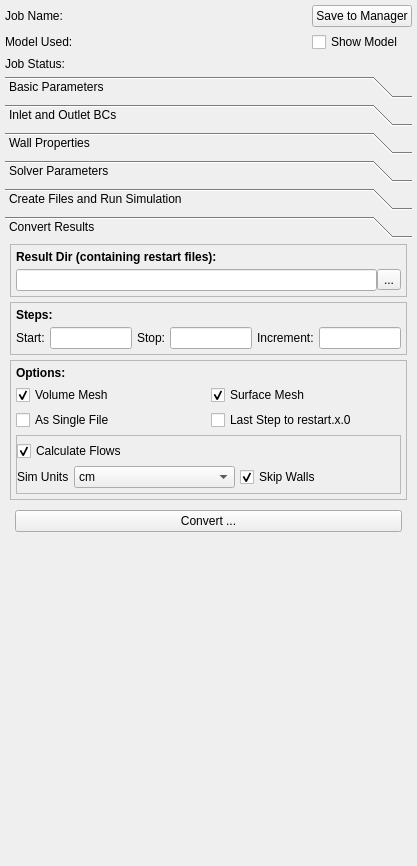
<?xml version="1.0" encoding="UTF-8"?>
<ui version="4.0">
 <class>svSimulationView</class>
 <widget class="QWidget" name="svSimulationView">
  <property name="geometry">
   <rect>
    <x>0</x>
    <y>0</y>
    <width>417</width>
    <height>866</height>
   </rect>
  </property>
  <property name="sizePolicy">
   <sizepolicy hsizetype="Preferred" vsizetype="Preferred">
    <horstretch>0</horstretch>
    <verstretch>0</verstretch>
   </sizepolicy>
  </property>
  <property name="windowTitle">
   <string>Form</string>
  </property>
  <layout class="QVBoxLayout" name="verticalLayout">
   <property name="spacing">
    <number>0</number>
   </property>
   <property name="leftMargin">
    <number>5</number>
   </property>
   <property name="topMargin">
    <number>5</number>
   </property>
   <property name="rightMargin">
    <number>5</number>
   </property>
   <property name="bottomMargin">
    <number>0</number>
   </property>
   <item>
    <widget class="QWidget" name="widgetTop" native="true">
     <layout class="QGridLayout" name="gridLayout_6">
      <property name="leftMargin">
       <number>0</number>
      </property>
      <property name="topMargin">
       <number>0</number>
      </property>
      <property name="rightMargin">
       <number>0</number>
      </property>
      <property name="bottomMargin">
       <number>5</number>
      </property>
      <property name="spacing">
       <number>5</number>
      </property>
      <item row="2" column="0">
       <widget class="QLabel" name="label_4">
        <property name="sizePolicy">
         <sizepolicy hsizetype="Fixed" vsizetype="Preferred">
          <horstretch>0</horstretch>
          <verstretch>0</verstretch>
         </sizepolicy>
        </property>
        <property name="text">
         <string>Job Status:</string>
        </property>
       </widget>
      </item>
      <item row="0" column="1">
       <widget class="QLabel" name="labelJobName">
        <property name="text">
         <string/>
        </property>
       </widget>
      </item>
      <item row="1" column="0">
       <widget class="QLabel" name="label_2">
        <property name="text">
         <string>Model Used:</string>
        </property>
       </widget>
      </item>
      <item row="0" column="0">
       <widget class="QLabel" name="label">
        <property name="sizePolicy">
         <sizepolicy hsizetype="Fixed" vsizetype="Preferred">
          <horstretch>0</horstretch>
          <verstretch>0</verstretch>
         </sizepolicy>
        </property>
        <property name="layoutDirection">
         <enum>Qt::LeftToRight</enum>
        </property>
        <property name="text">
         <string>Job Name:</string>
        </property>
       </widget>
      </item>
      <item row="1" column="1">
       <widget class="QLabel" name="labelModelName">
        <property name="text">
         <string/>
        </property>
       </widget>
      </item>
      <item row="0" column="2">
       <widget class="QPushButton" name="btnSave">
        <property name="sizePolicy">
         <sizepolicy hsizetype="Fixed" vsizetype="Fixed">
          <horstretch>0</horstretch>
          <verstretch>0</verstretch>
         </sizepolicy>
        </property>
        <property name="text">
         <string>Save to Manager</string>
        </property>
       </widget>
      </item>
      <item row="2" column="1" colspan="2">
       <widget class="QLabel" name="labelJobStatus">
        <property name="text">
         <string/>
        </property>
       </widget>
      </item>
      <item row="1" column="2">
       <widget class="QCheckBox" name="checkBoxShowModel">
        <property name="sizePolicy">
         <sizepolicy hsizetype="Fixed" vsizetype="Fixed">
          <horstretch>0</horstretch>
          <verstretch>0</verstretch>
         </sizepolicy>
        </property>
        <property name="text">
         <string>Show Model</string>
        </property>
       </widget>
      </item>
     </layout>
    </widget>
   </item>
   <item>
    <widget class="QWidget" name="widget_2" native="true">
     <layout class="QVBoxLayout" name="verticalLayout_2">
      <property name="spacing">
       <number>5</number>
      </property>
      <property name="leftMargin">
       <number>0</number>
      </property>
      <property name="topMargin">
       <number>0</number>
      </property>
      <property name="rightMargin">
       <number>0</number>
      </property>
      <property name="bottomMargin">
       <number>0</number>
      </property>
      <item>
       <widget class="QToolBox" name="toolBox">
        <property name="currentIndex">
         <number>5</number>
        </property>
        <widget class="QWidget" name="page">
         <property name="geometry">
          <rect>
           <x>0</x>
           <y>0</y>
           <width>407</width>
           <height>594</height>
          </rect>
         </property>
         <attribute name="label">
          <string>Basic Parameters</string>
         </attribute>
         <layout class="QVBoxLayout" name="verticalLayout_7">
          <property name="spacing">
           <number>5</number>
          </property>
          <property name="leftMargin">
           <number>5</number>
          </property>
          <property name="topMargin">
           <number>0</number>
          </property>
          <property name="rightMargin">
           <number>5</number>
          </property>
          <property name="bottomMargin">
           <number>5</number>
          </property>
          <item>
           <widget class="QTableView" name="tableViewBasic">
            <property name="selectionBehavior">
             <enum>QAbstractItemView::SelectRows</enum>
            </property>
           </widget>
          </item>
         </layout>
        </widget>
        <widget class="QWidget" name="page_2">
         <property name="geometry">
          <rect>
           <x>0</x>
           <y>0</y>
           <width>407</width>
           <height>594</height>
          </rect>
         </property>
         <attribute name="label">
          <string>Inlet and Outlet BCs</string>
         </attribute>
         <layout class="QVBoxLayout" name="verticalLayout_8">
          <property name="spacing">
           <number>5</number>
          </property>
          <property name="leftMargin">
           <number>5</number>
          </property>
          <property name="topMargin">
           <number>0</number>
          </property>
          <property name="rightMargin">
           <number>5</number>
          </property>
          <property name="bottomMargin">
           <number>5</number>
          </property>
          <item>
           <widget class="QWidget" name="widget_6" native="true">
            <layout class="QVBoxLayout" name="verticalLayout_9">
             <property name="spacing">
              <number>5</number>
             </property>
             <property name="leftMargin">
              <number>0</number>
             </property>
             <property name="topMargin">
              <number>0</number>
             </property>
             <property name="rightMargin">
              <number>0</number>
             </property>
             <property name="bottomMargin">
              <number>0</number>
             </property>
             <item>
              <widget class="QTableView" name="tableViewCap">
               <property name="contextMenuPolicy">
                <enum>Qt::CustomContextMenu</enum>
               </property>
               <property name="selectionBehavior">
                <enum>QAbstractItemView::SelectRows</enum>
               </property>
               <property name="sortingEnabled">
                <bool>true</bool>
               </property>
              </widget>
             </item>
            </layout>
           </widget>
          </item>
         </layout>
        </widget>
        <widget class="QWidget" name="page_3">
         <property name="geometry">
          <rect>
           <x>0</x>
           <y>0</y>
           <width>407</width>
           <height>594</height>
          </rect>
         </property>
         <attribute name="label">
          <string>Wall Properties</string>
         </attribute>
         <layout class="QVBoxLayout" name="verticalLayout_3">
          <property name="spacing">
           <number>5</number>
          </property>
          <property name="leftMargin">
           <number>0</number>
          </property>
          <property name="topMargin">
           <number>0</number>
          </property>
          <property name="rightMargin">
           <number>0</number>
          </property>
          <property name="bottomMargin">
           <number>0</number>
          </property>
          <item>
           <widget class="QWidget" name="widget_4" native="true">
            <layout class="QVBoxLayout" name="verticalLayout_4">
             <property name="spacing">
              <number>5</number>
             </property>
             <property name="leftMargin">
              <number>5</number>
             </property>
             <property name="topMargin">
              <number>0</number>
             </property>
             <property name="rightMargin">
              <number>5</number>
             </property>
             <property name="bottomMargin">
              <number>5</number>
             </property>
             <item>
              <widget class="QWidget" name="widget_5" native="true">
               <property name="sizePolicy">
                <sizepolicy hsizetype="Preferred" vsizetype="Preferred">
                 <horstretch>0</horstretch>
                 <verstretch>0</verstretch>
                </sizepolicy>
               </property>
               <layout class="QHBoxLayout" name="horizontalLayout_2">
                <property name="spacing">
                 <number>5</number>
                </property>
                <property name="leftMargin">
                 <number>0</number>
                </property>
                <property name="topMargin">
                 <number>0</number>
                </property>
                <property name="rightMargin">
                 <number>0</number>
                </property>
                <property name="bottomMargin">
                 <number>0</number>
                </property>
                <item>
                 <widget class="QLabel" name="label_3">
                  <property name="sizePolicy">
                   <sizepolicy hsizetype="Fixed" vsizetype="Preferred">
                    <horstretch>0</horstretch>
                    <verstretch>0</verstretch>
                   </sizepolicy>
                  </property>
                  <property name="text">
                   <string>Type: </string>
                  </property>
                 </widget>
                </item>
                <item>
                 <widget class="QComboBox" name="comboBoxWallType">
                  <item>
                   <property name="text">
                    <string>Rigid</string>
                   </property>
                  </item>
                  <item>
                   <property name="text">
                    <string>Deformable(Constant)</string>
                   </property>
                  </item>
                  <item>
                   <property name="text">
                    <string>Deformable(Variable)</string>
                   </property>
                  </item>
                 </widget>
                </item>
               </layout>
              </widget>
             </item>
             <item>
              <widget class="QWidget" name="widgetConstant" native="true">
               <property name="sizePolicy">
                <sizepolicy hsizetype="Preferred" vsizetype="Fixed">
                 <horstretch>0</horstretch>
                 <verstretch>0</verstretch>
                </sizepolicy>
               </property>
               <layout class="QVBoxLayout" name="verticalLayout_5">
                <property name="spacing">
                 <number>5</number>
                </property>
                <property name="leftMargin">
                 <number>0</number>
                </property>
                <property name="topMargin">
                 <number>0</number>
                </property>
                <property name="rightMargin">
                 <number>0</number>
                </property>
                <property name="bottomMargin">
                 <number>0</number>
                </property>
                <item>
                 <widget class="QWidget" name="widgetThicknessE" native="true">
                  <layout class="QHBoxLayout" name="horizontalLayout_3">
                   <property name="spacing">
                    <number>5</number>
                   </property>
                   <property name="leftMargin">
                    <number>0</number>
                   </property>
                   <property name="topMargin">
                    <number>0</number>
                   </property>
                   <property name="rightMargin">
                    <number>0</number>
                   </property>
                   <property name="bottomMargin">
                    <number>0</number>
                   </property>
                   <item>
                    <widget class="QLabel" name="label_5">
                     <property name="text">
                      <string>Thickness:</string>
                     </property>
                    </widget>
                   </item>
                   <item>
                    <widget class="QLineEdit" name="lineEditThickness"/>
                   </item>
                   <item>
                    <widget class="QLabel" name="label_6">
                     <property name="text">
                      <string>Elastic Modulus:</string>
                     </property>
                    </widget>
                   </item>
                   <item>
                    <widget class="QLineEdit" name="lineEditE"/>
                   </item>
                  </layout>
                 </widget>
                </item>
                <item>
                 <widget class="QWidget" name="widget_8" native="true">
                  <layout class="QHBoxLayout" name="horizontalLayout_4">
                   <property name="spacing">
                    <number>5</number>
                   </property>
                   <property name="leftMargin">
                    <number>0</number>
                   </property>
                   <property name="topMargin">
                    <number>0</number>
                   </property>
                   <property name="rightMargin">
                    <number>0</number>
                   </property>
                   <property name="bottomMargin">
                    <number>0</number>
                   </property>
                   <item>
                    <widget class="QLabel" name="label_7">
                     <property name="text">
                      <string>Poisson Ratio:</string>
                     </property>
                    </widget>
                   </item>
                   <item>
                    <widget class="QLineEdit" name="lineEditNu">
                     <property name="text">
                      <string>0.5</string>
                     </property>
                    </widget>
                   </item>
                   <item>
                    <widget class="QLabel" name="label_8">
                     <property name="text">
                      <string>Shear Constant:</string>
                     </property>
                    </widget>
                   </item>
                   <item>
                    <widget class="QLineEdit" name="lineEditKcons">
                     <property name="text">
                      <string>0.833333</string>
                     </property>
                    </widget>
                   </item>
                  </layout>
                  <zorder>lineEditNu</zorder>
                  <zorder>label_7</zorder>
                  <zorder>label_8</zorder>
                  <zorder>lineEditKcons</zorder>
                 </widget>
                </item>
                <item>
                 <widget class="QWidget" name="widget_9" native="true">
                  <layout class="QHBoxLayout" name="horizontalLayout_5">
                   <property name="spacing">
                    <number>5</number>
                   </property>
                   <property name="leftMargin">
                    <number>0</number>
                   </property>
                   <property name="topMargin">
                    <number>0</number>
                   </property>
                   <property name="rightMargin">
                    <number>0</number>
                   </property>
                   <property name="bottomMargin">
                    <number>0</number>
                   </property>
                   <item>
                    <widget class="QLabel" name="label_19">
                     <property name="text">
                      <string>Density:</string>
                     </property>
                    </widget>
                   </item>
                   <item>
                    <widget class="QLineEdit" name="lineEditWallDensity"/>
                   </item>
                   <item>
                    <widget class="QLabel" name="label_9">
                     <property name="text">
                      <string>Pressure:</string>
                     </property>
                    </widget>
                   </item>
                   <item>
                    <widget class="QLineEdit" name="lineEditPressure"/>
                   </item>
                  </layout>
                 </widget>
                </item>
               </layout>
              </widget>
             </item>
             <item>
              <widget class="QWidget" name="widget_10" native="true">
               <layout class="QHBoxLayout" name="horizontalLayout_6">
                <property name="spacing">
                 <number>0</number>
                </property>
                <property name="leftMargin">
                 <number>0</number>
                </property>
                <property name="topMargin">
                 <number>0</number>
                </property>
                <property name="rightMargin">
                 <number>0</number>
                </property>
                <property name="bottomMargin">
                 <number>0</number>
                </property>
                <item>
                 <widget class="QWidget" name="widgetVariable" native="true">
                  <layout class="QVBoxLayout" name="verticalLayout_6">
                   <property name="spacing">
                    <number>0</number>
                   </property>
                   <property name="leftMargin">
                    <number>0</number>
                   </property>
                   <property name="topMargin">
                    <number>5</number>
                   </property>
                   <property name="rightMargin">
                    <number>0</number>
                   </property>
                   <property name="bottomMargin">
                    <number>0</number>
                   </property>
                   <item>
                    <widget class="QLabel" name="label_10">
                     <property name="text">
                      <string>Variable Properties:</string>
                     </property>
                    </widget>
                   </item>
                   <item>
                    <widget class="QTableView" name="tableViewVar">
                     <property name="contextMenuPolicy">
                      <enum>Qt::CustomContextMenu</enum>
                     </property>
                     <property name="selectionBehavior">
                      <enum>QAbstractItemView::SelectRows</enum>
                     </property>
                     <property name="sortingEnabled">
                      <bool>true</bool>
                     </property>
                    </widget>
                   </item>
                  </layout>
                 </widget>
                </item>
                <item>
                 <spacer name="verticalSpacer">
                  <property name="orientation">
                   <enum>Qt::Vertical</enum>
                  </property>
                  <property name="sizeType">
                   <enum>QSizePolicy::Expanding</enum>
                  </property>
                  <property name="sizeHint" stdset="0">
                   <size>
                    <width>0</width>
                    <height>459</height>
                   </size>
                  </property>
                 </spacer>
                </item>
               </layout>
              </widget>
             </item>
            </layout>
           </widget>
          </item>
         </layout>
        </widget>
        <widget class="QWidget" name="page_4">
         <property name="geometry">
          <rect>
           <x>0</x>
           <y>0</y>
           <width>407</width>
           <height>594</height>
          </rect>
         </property>
         <attribute name="label">
          <string>Solver Parameters</string>
         </attribute>
         <layout class="QVBoxLayout" name="verticalLayout_10">
          <property name="spacing">
           <number>5</number>
          </property>
          <property name="leftMargin">
           <number>5</number>
          </property>
          <property name="topMargin">
           <number>0</number>
          </property>
          <property name="rightMargin">
           <number>5</number>
          </property>
          <property name="bottomMargin">
           <number>5</number>
          </property>
          <item>
           <widget class="QTableView" name="tableViewSolver">
            <property name="selectionBehavior">
             <enum>QAbstractItemView::SelectRows</enum>
            </property>
           </widget>
          </item>
         </layout>
        </widget>
        <widget class="QWidget" name="page_5">
         <property name="geometry">
          <rect>
           <x>0</x>
           <y>0</y>
           <width>407</width>
           <height>594</height>
          </rect>
         </property>
         <attribute name="label">
          <string>Create Files and Run Simulation</string>
         </attribute>
         <layout class="QVBoxLayout" name="verticalLayout_11">
          <property name="spacing">
           <number>5</number>
          </property>
          <property name="leftMargin">
           <number>5</number>
          </property>
          <property name="topMargin">
           <number>0</number>
          </property>
          <property name="rightMargin">
           <number>5</number>
          </property>
          <property name="bottomMargin">
           <number>5</number>
          </property>
          <item>
           <widget class="QWidget" name="widget_7" native="true">
            <layout class="QVBoxLayout" name="verticalLayout_12">
             <property name="spacing">
              <number>5</number>
             </property>
             <property name="leftMargin">
              <number>0</number>
             </property>
             <property name="topMargin">
              <number>0</number>
             </property>
             <property name="rightMargin">
              <number>0</number>
             </property>
             <property name="bottomMargin">
              <number>0</number>
             </property>
             <item>
              <widget class="QWidget" name="widgetRun" native="true">
               <layout class="QGridLayout" name="gridLayout">
                <property name="leftMargin">
                 <number>0</number>
                </property>
                <property name="topMargin">
                 <number>0</number>
                </property>
                <property name="rightMargin">
                 <number>0</number>
                </property>
                <property name="bottomMargin">
                 <number>0</number>
                </property>
                <property name="spacing">
                 <number>5</number>
                </property>
                <item row="2" column="0" colspan="3">
                 <widget class="QPushButton" name="btnImportFiles">
                  <property name="text">
                   <string>Import Extra Files (Optional) ...</string>
                  </property>
                 </widget>
                </item>
                <item row="4" column="0">
                 <widget class="QLabel" name="label_12">
                  <property name="text">
                   <string>Starting Step Number:</string>
                  </property>
                 </widget>
                </item>
                <item row="7" column="0" colspan="3">
                 <widget class="QPushButton" name="btnRunJob">
                  <property name="text">
                   <string>Run Simulation</string>
                  </property>
                 </widget>
                </item>
                <item row="3" column="0">
                 <widget class="QLabel" name="label_11">
                  <property name="text">
                   <string>Number of Processes:</string>
                  </property>
                 </widget>
                </item>
                <item row="4" column="2">
                 <widget class="QLineEdit" name="lineEditStartStepNum">
                  <property name="text">
                   <string/>
                  </property>
                 </widget>
                </item>
                <item row="1" column="0" colspan="3">
                 <widget class="QPushButton" name="btnCreateAllFiles">
                  <property name="text">
                   <string>Create Data Files for Simulation</string>
                  </property>
                 </widget>
                </item>
                <item row="3" column="2">
                 <widget class="ctkSliderWidget" name="sliderNumProcs" native="true">
                  <property name="decimals" stdset="0">
                   <number>0</number>
                  </property>
                  <property name="pageStep" stdset="0">
                   <double>40.000000000000000</double>
                  </property>
                  <property name="minimum" stdset="0">
                   <double>1.000000000000000</double>
                  </property>
                  <property name="maximum" stdset="0">
                   <double>64.000000000000000</double>
                  </property>
                 </widget>
                </item>
                <item row="0" column="0" colspan="3">
                 <widget class="QWidget" name="widget_15" native="true">
                  <layout class="QHBoxLayout" name="horizontalLayout_7">
                   <property name="spacing">
                    <number>5</number>
                   </property>
                   <property name="leftMargin">
                    <number>0</number>
                   </property>
                   <property name="topMargin">
                    <number>0</number>
                   </property>
                   <property name="rightMargin">
                    <number>0</number>
                   </property>
                   <property name="bottomMargin">
                    <number>0</number>
                   </property>
                   <item>
                    <widget class="QLabel" name="label_18">
                     <property name="sizePolicy">
                      <sizepolicy hsizetype="Fixed" vsizetype="Preferred">
                       <horstretch>0</horstretch>
                       <verstretch>0</verstretch>
                      </sizepolicy>
                     </property>
                     <property name="text">
                      <string>Choose Mesh: </string>
                     </property>
                    </widget>
                   </item>
                   <item>
                    <widget class="QComboBox" name="comboBoxMeshName"/>
                   </item>
                  </layout>
                 </widget>
                </item>
               </layout>
              </widget>
             </item>
             <item>
              <spacer name="verticalSpacer_2">
               <property name="orientation">
                <enum>Qt::Vertical</enum>
               </property>
               <property name="sizeHint" stdset="0">
                <size>
                 <width>20</width>
                 <height>40</height>
                </size>
               </property>
              </spacer>
             </item>
            </layout>
           </widget>
          </item>
         </layout>
        </widget>
        <widget class="QWidget" name="page_6">
         <property name="geometry">
          <rect>
           <x>0</x>
           <y>0</y>
           <width>407</width>
           <height>594</height>
          </rect>
         </property>
         <attribute name="label">
          <string>Convert Results</string>
         </attribute>
         <layout class="QVBoxLayout" name="verticalLayout_13">
          <property name="spacing">
           <number>5</number>
          </property>
          <property name="leftMargin">
           <number>5</number>
          </property>
          <property name="topMargin">
           <number>0</number>
          </property>
          <property name="rightMargin">
           <number>5</number>
          </property>
          <property name="bottomMargin">
           <number>5</number>
          </property>
          <item>
           <widget class="QWidget" name="widget_11" native="true">
            <layout class="QVBoxLayout" name="verticalLayout_14">
             <property name="spacing">
              <number>5</number>
             </property>
             <property name="leftMargin">
              <number>0</number>
             </property>
             <property name="topMargin">
              <number>0</number>
             </property>
             <property name="rightMargin">
              <number>0</number>
             </property>
             <property name="bottomMargin">
              <number>0</number>
             </property>
             <item>
              <widget class="QFrame" name="frame_2">
               <property name="frameShape">
                <enum>QFrame::StyledPanel</enum>
               </property>
               <property name="frameShadow">
                <enum>QFrame::Raised</enum>
               </property>
               <layout class="QVBoxLayout" name="verticalLayout_16">
                <property name="spacing">
                 <number>5</number>
                </property>
                <property name="leftMargin">
                 <number>5</number>
                </property>
                <property name="topMargin">
                 <number>5</number>
                </property>
                <property name="rightMargin">
                 <number>5</number>
                </property>
                <property name="bottomMargin">
                 <number>5</number>
                </property>
                <item>
                 <widget class="QWidget" name="widget_17" native="true">
                  <layout class="QHBoxLayout" name="horizontalLayout">
                   <property name="spacing">
                    <number>0</number>
                   </property>
                   <property name="leftMargin">
                    <number>0</number>
                   </property>
                   <property name="topMargin">
                    <number>0</number>
                   </property>
                   <property name="rightMargin">
                    <number>0</number>
                   </property>
                   <property name="bottomMargin">
                    <number>0</number>
                   </property>
                   <item>
                    <widget class="QLabel" name="label_20">
                     <property name="font">
                      <font>
                       <weight>75</weight>
                       <bold>true</bold>
                      </font>
                     </property>
                     <property name="text">
                      <string>Result Dir (containing restart files):</string>
                     </property>
                    </widget>
                   </item>
                  </layout>
                 </widget>
                </item>
                <item>
                 <widget class="QWidget" name="widget" native="true">
                  <layout class="QGridLayout" name="gridLayout_5">
                   <property name="leftMargin">
                    <number>0</number>
                   </property>
                   <property name="topMargin">
                    <number>0</number>
                   </property>
                   <property name="rightMargin">
                    <number>0</number>
                   </property>
                   <property name="bottomMargin">
                    <number>0</number>
                   </property>
                   <property name="horizontalSpacing">
                    <number>0</number>
                   </property>
                   <property name="verticalSpacing">
                    <number>5</number>
                   </property>
                   <item row="0" column="1">
                    <widget class="QToolButton" name="toolButtonResultDir">
                     <property name="text">
                      <string>...</string>
                     </property>
                    </widget>
                   </item>
                   <item row="0" column="0">
                    <widget class="QLineEdit" name="lineEditResultDir">
                     <property name="toolTip">
                      <string>The directory which contains the restart files output from simulation</string>
                     </property>
                    </widget>
                   </item>
                  </layout>
                 </widget>
                </item>
               </layout>
              </widget>
             </item>
             <item>
              <widget class="QFrame" name="frame_13">
               <property name="frameShape">
                <enum>QFrame::StyledPanel</enum>
               </property>
               <property name="frameShadow">
                <enum>QFrame::Raised</enum>
               </property>
               <layout class="QVBoxLayout" name="verticalLayout_15">
                <property name="spacing">
                 <number>5</number>
                </property>
                <property name="leftMargin">
                 <number>5</number>
                </property>
                <property name="topMargin">
                 <number>5</number>
                </property>
                <property name="rightMargin">
                 <number>5</number>
                </property>
                <property name="bottomMargin">
                 <number>5</number>
                </property>
                <item>
                 <widget class="QLabel" name="label_13">
                  <property name="font">
                   <font>
                    <weight>75</weight>
                    <bold>true</bold>
                   </font>
                  </property>
                  <property name="text">
                   <string>Steps:</string>
                  </property>
                 </widget>
                </item>
                <item>
                 <widget class="QWidget" name="widget_14" native="true">
                  <layout class="QHBoxLayout" name="horizontalLayout_8">
                   <property name="spacing">
                    <number>5</number>
                   </property>
                   <property name="leftMargin">
                    <number>0</number>
                   </property>
                   <property name="topMargin">
                    <number>0</number>
                   </property>
                   <property name="rightMargin">
                    <number>0</number>
                   </property>
                   <property name="bottomMargin">
                    <number>0</number>
                   </property>
                   <item>
                    <widget class="QLabel" name="label_14">
                     <property name="text">
                      <string>Start:</string>
                     </property>
                    </widget>
                   </item>
                   <item>
                    <widget class="QLineEdit" name="lineEditStart"/>
                   </item>
                   <item>
                    <widget class="QLabel" name="label_15">
                     <property name="text">
                      <string>Stop:</string>
                     </property>
                    </widget>
                   </item>
                   <item>
                    <widget class="QLineEdit" name="lineEditStop"/>
                   </item>
                   <item>
                    <widget class="QLabel" name="label_16">
                     <property name="text">
                      <string>Increment:</string>
                     </property>
                    </widget>
                   </item>
                   <item>
                    <widget class="QLineEdit" name="lineEditIncrement"/>
                   </item>
                  </layout>
                 </widget>
                </item>
               </layout>
              </widget>
             </item>
             <item>
              <widget class="QFrame" name="frame_15">
               <property name="frameShape">
                <enum>QFrame::StyledPanel</enum>
               </property>
               <property name="frameShadow">
                <enum>QFrame::Raised</enum>
               </property>
               <layout class="QGridLayout" name="gridLayout_2">
                <property name="leftMargin">
                 <number>5</number>
                </property>
                <property name="topMargin">
                 <number>5</number>
                </property>
                <property name="rightMargin">
                 <number>5</number>
                </property>
                <property name="bottomMargin">
                 <number>5</number>
                </property>
                <property name="spacing">
                 <number>5</number>
                </property>
                <item row="2" column="1">
                 <widget class="QCheckBox" name="checkBoxToRestart">
                  <property name="text">
                   <string>Last Step to restart.x.0</string>
                  </property>
                 </widget>
                </item>
                <item row="2" column="0">
                 <widget class="QCheckBox" name="checkBoxSingleFile">
                  <property name="text">
                   <string>As Single File</string>
                  </property>
                 </widget>
                </item>
                <item row="0" column="0">
                 <widget class="QLabel" name="label_17">
                  <property name="font">
                   <font>
                    <weight>75</weight>
                    <bold>true</bold>
                   </font>
                  </property>
                  <property name="text">
                   <string>Options:</string>
                  </property>
                 </widget>
                </item>
                <item row="1" column="0">
                 <widget class="QCheckBox" name="checkBoxVolume">
                  <property name="text">
                   <string>Volume Mesh</string>
                  </property>
                  <property name="checked">
                   <bool>true</bool>
                  </property>
                 </widget>
                </item>
                <item row="1" column="1">
                 <widget class="QCheckBox" name="checkBoxSurface">
                  <property name="text">
                   <string>Surface Mesh</string>
                  </property>
                  <property name="checked">
                   <bool>true</bool>
                  </property>
                 </widget>
                </item>
                <item row="3" column="0" colspan="2">
                 <widget class="QFrame" name="frame_3">
                  <property name="frameShape">
                   <enum>QFrame::StyledPanel</enum>
                  </property>
                  <property name="frameShadow">
                   <enum>QFrame::Raised</enum>
                  </property>
                  <layout class="QVBoxLayout" name="verticalLayout_17">
                   <property name="spacing">
                    <number>5</number>
                   </property>
                   <property name="leftMargin">
                    <number>0</number>
                   </property>
                   <property name="topMargin">
                    <number>5</number>
                   </property>
                   <property name="rightMargin">
                    <number>0</number>
                   </property>
                   <property name="bottomMargin">
                    <number>5</number>
                   </property>
                   <item>
                    <widget class="QCheckBox" name="checkBoxCalculateFlows">
                     <property name="text">
                      <string>Calculate Flows</string>
                     </property>
                     <property name="checked">
                      <bool>true</bool>
                     </property>
                    </widget>
                   </item>
                   <item>
                    <widget class="QWidget" name="widgetCalculateFlows" native="true">
                     <layout class="QHBoxLayout" name="horizontalLayout_10">
                      <property name="spacing">
                       <number>5</number>
                      </property>
                      <property name="leftMargin">
                       <number>0</number>
                      </property>
                      <property name="topMargin">
                       <number>0</number>
                      </property>
                      <property name="rightMargin">
                       <number>0</number>
                      </property>
                      <property name="bottomMargin">
                       <number>0</number>
                      </property>
                      <item>
                       <widget class="QLabel" name="label_21">
                        <property name="sizePolicy">
                         <sizepolicy hsizetype="Fixed" vsizetype="Preferred">
                          <horstretch>0</horstretch>
                          <verstretch>0</verstretch>
                         </sizepolicy>
                        </property>
                        <property name="text">
                         <string>Sim Units</string>
                        </property>
                       </widget>
                      </item>
                      <item>
                       <widget class="QComboBox" name="comboBoxSimUnits">
                        <item>
                         <property name="text">
                          <string>cm</string>
                         </property>
                        </item>
                        <item>
                         <property name="text">
                          <string>mm</string>
                         </property>
                        </item>
                       </widget>
                      </item>
                      <item>
                       <widget class="QCheckBox" name="checkBoxSkipWalls">
                        <property name="text">
                         <string>Skip Walls</string>
                        </property>
                        <property name="checked">
                         <bool>true</bool>
                        </property>
                       </widget>
                      </item>
                     </layout>
                    </widget>
                   </item>
                  </layout>
                 </widget>
                </item>
               </layout>
              </widget>
             </item>
             <item>
              <widget class="QWidget" name="widget_13" native="true">
               <layout class="QHBoxLayout" name="horizontalLayout_9">
                <property name="spacing">
                 <number>5</number>
                </property>
                <property name="leftMargin">
                 <number>5</number>
                </property>
                <property name="topMargin">
                 <number>5</number>
                </property>
                <property name="rightMargin">
                 <number>5</number>
                </property>
                <property name="bottomMargin">
                 <number>5</number>
                </property>
                <item>
                 <widget class="QPushButton" name="btnExportResults">
                  <property name="text">
                   <string>Convert ...</string>
                  </property>
                 </widget>
                </item>
               </layout>
              </widget>
             </item>
             <item>
              <spacer name="verticalSpacer_3">
               <property name="orientation">
                <enum>Qt::Vertical</enum>
               </property>
               <property name="sizeHint" stdset="0">
                <size>
                 <width>20</width>
                 <height>40</height>
                </size>
               </property>
              </spacer>
             </item>
            </layout>
           </widget>
          </item>
         </layout>
        </widget>
       </widget>
      </item>
     </layout>
    </widget>
   </item>
  </layout>
 </widget>
 <customwidgets>
  <customwidget>
   <class>ctkSliderWidget</class>
   <extends>QWidget</extends>
   <header>ctkSliderWidget.h</header>
  </customwidget>
 </customwidgets>
 <resources/>
 <connections/>
</ui>
